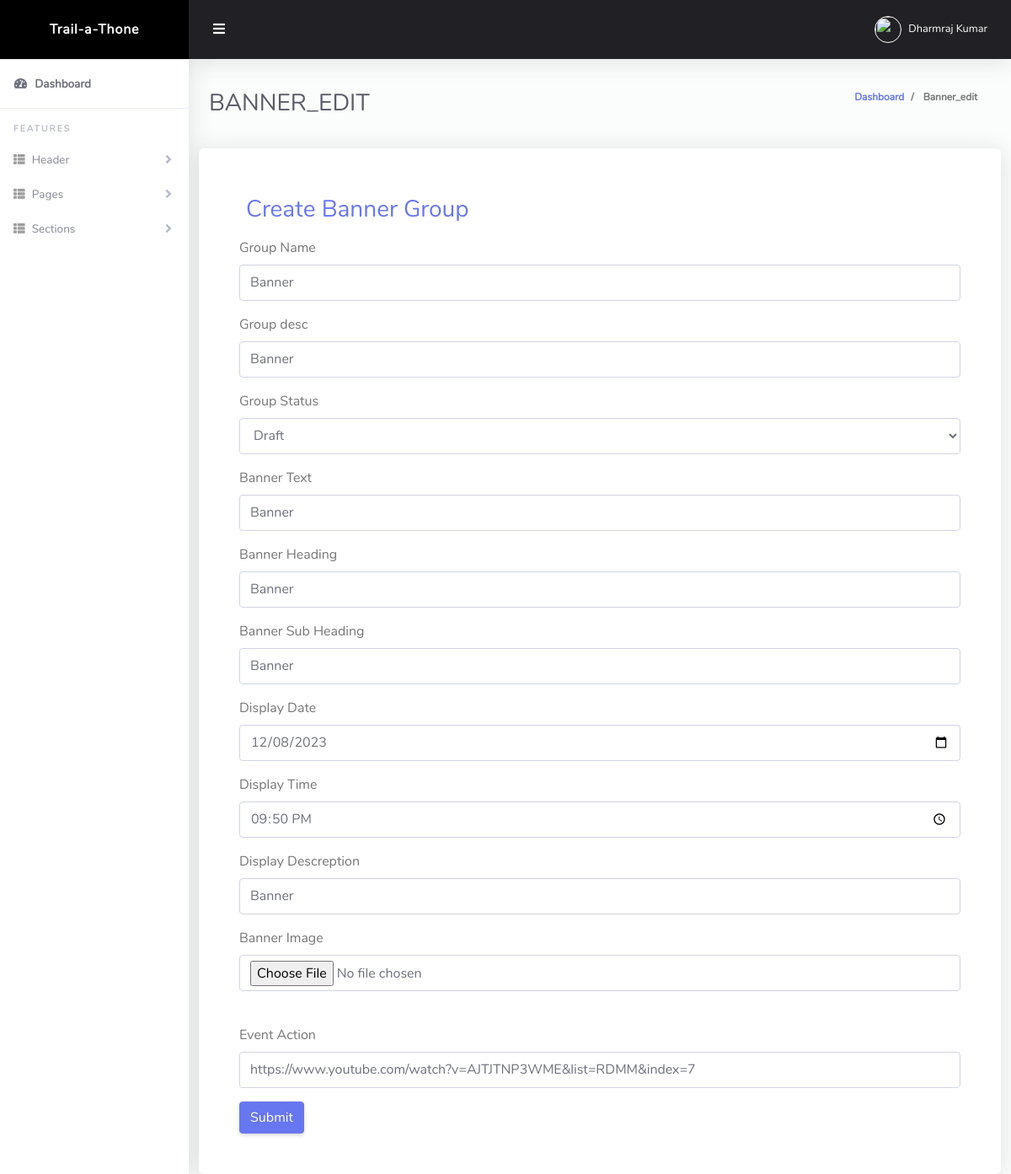
Screenshot of /admin/banner_edit.php?bannerid=14 (signed in) with the database file from the repository.
### tables this page shows
CREATE TABLE `grt_section_group` (
  `id` int(11) NOT NULL,
  `client_id` int(11) NOT NULL,
  `section_id` int(11) NOT NULL,
  `section_group_title` varchar(200) NOT NULL,
  `section_group_desc` varchar(200) NOT NULL,
  `status` tinyint(4) NOT NULL DEFAULT 0,
  `created_date` timestamp NOT NULL DEFAULT current_timestamp(),
  `updated_date` timestamp NOT NULL DEFAULT current_timestamp() ON UPDATE current_timestamp()
);

CREATE TABLE `grt_section_banner` (
  `id` int(11) NOT NULL,
  `section_group_id` int(11) NOT NULL,
  `banner_top_text` varchar(200) NOT NULL,
  `banner_heading` varchar(200) NOT NULL,
  `banner_filename` varchar(500) NOT NULL,
  `banner_sub_heading` varchar(200) NOT NULL,
  `banner_date` varchar(200) NOT NULL,
  `banner_time` varchar(200) NOT NULL,
  `banner_desc` varchar(500) NOT NULL,
  `banner_bnt_action` varchar(600) NOT NULL,
  `created_date` timestamp NOT NULL DEFAULT current_timestamp(),
  `updated_date` timestamp NOT NULL DEFAULT current_timestamp() ON UPDATE current_timestamp()
);

### admin/config/class.php (called while the page is built, shortened)
<?php
class Db_functions
{
    private $servername = "localhost";
    private $username = "root";
    private $password = "";
    private $db_name = "grt_cms";
    protected $conn = "";
    public function __construct()
    {
        $this->conn = new mysqli($this->servername, $this->username, $this->password, $this->db_name);
    }
    function exe_query($sql_qry)
    {
        $qry = $this->conn->query($sql_qry);
        return $qry;
    }
    function data_fetch($qry)
    {
        $qry_exe = $this->exe_query($qry);
        if (mysqli_num_rows($qry_exe) > 0) {
            while ($data = mysqli_fetch_assoc($qry_exe)) {
                $array[] = $data;
            }
        } else {
            $array = 0;
        }
        return $array;
    }
}

### admin/banner_edit.php (the view, shortened to what this page needs)
<?php
include "./header.php";
if (isset($_GET['bannerid'])) {
    $bannerid = $_GET['bannerid'];
} else {
    echo "<script>
    window.location.href='./add_section';
    </script>";
}
$banner_edit = new Db_functions();
$qry_banner = "SELECT * FROM grt_section_banner WHERE id= $bannerid ";
$qry_banner_res = $banner_edit->data_fetch($qry_banner);
if ($qry_banner_res != 0) {
    foreach ($qry_banner_res as $key => $value) {
        $banner_text = $value['banner_top_text'];
        $banner_heading = $value['banner_heading'];
        $banner_filename = $value['banner_filename'];
        $banner_sub_heading = $value['banner_sub_heading'];
        $banner_date = $value['banner_date'];
        $banner_time = $value['banner_time'];
        $banner_desc = $value['banner_desc'];
        $banner_bnt_action = $value['banner_bnt_action'];
    }
    $get_group_name = "SELECT * FROM grt_section_group WHERE id= $value[section_group_id]";
    $get_group_name_res = $banner_edit->data_fetch($get_group_name);
    if ($get_group_name_res != 0) {
        $banner_group_name = $get_group_name_res[0]['section_group_title'];
        $section_group_desc = $get_group_name_res[0]['section_group_desc'];
        $status = $get_group_name_res[0]['status'];
    }
}
?>
<div class="row">
    <div class="card col-lg-12 px-5 py-5">
        <div class="mx-2 my-2 text-primary">
            <h3>Create Banner Group</h3>
        </div>
        <form action="./banner_backend.php" method="POST" enctype="multipart/form-data">
            <div class="form-group">
                <label for="exampleInputEmail1"> Group Name</label>
                <input value="<?= $banner_group_name ?>" name="group_name" required="" type="text" class="form-control"
                    id="group_title" aria-describedby="emailHelp" placeholder="Group Name">
            </div>
            <div class="form-group">
                <label for="exampleInputEmail1">Group desc</label>
                <input value="<?= $section_group_desc ?>" name="group_desc" required="" type="text" class="form-control"
                    id="group_desc" aria-describedby="emailHelp" placeholder="Group Short Desc">
            </div>
            <div class="form-group">
                <label for="exampleInputEmail1">Group Status</label>
                <select name="banner_status" class="form-control" id="group_status">
                    <option <?= $status == 1 ? "selected" : "" ?> value="1">Draft</option>
                </select>
            </div>
            <div class="form-group">
                <label for="exampleInputEmail1">Banner Text</label>
                <input value="<?= urldecode($banner_text) ?>" name="banner_text" required="" type="text"
                    class="form-control" id="group_desc" aria-describedby="emailHelp" placeholder="Text">
            </div>
            <div class="form-group">
                <label for="exampleInputEmail1">Banner Heading</label>
                <input value="<?= urldecode($banner_heading) ?>" name="banner_heading" required="" type="text"
                    class="form-control" id="group_desc" aria-describedby="emailHelp" placeholder="Heading">
            </div>
            <div class="form-group">
                <label for="exampleInputEmail1">Banner Sub Heading</label>
                <input value="<?= urldecode($banner_sub_heading) ?>" name="banner_sub_heading" required="" type="text"
                    class="form-control" id="group_desc" aria-describedby="emailHelp" placeholder="Sub-Heading">
            </div>
            <div class="form-group">
                <label for="exampleInputEmail1">Display Date </label>
                <input value="<?= urldecode($banner_date) ?>" name="banner_date" required="" type="date"
                    class="form-control" id="group_desc" aria-describedby="emailHelp" placeholder="Display Date">
            </div>
            <div class="form-group">
                <label for="exampleInputEmail1">Display Time </label>
                <input value="<?= urldecode($banner_time) ?>" name="banner_time" required="" type="time"
                    class="form-control" id="group_desc" aria-describedby="emailHelp" placeholder="Display Time">
            </div>
            <div class="form-group">
                <label for="exampleInputEmail1">Display Descreption </label>
                <input value="<?= urldecode($banner_desc) ?>" name="banner_desc" required="" type="text"
                    class="form-control" id="group_desc" aria-describedby="emailHelp" placeholder="Display Descreption">
            </div>
            <div class="form-group">
                <label for="exampleInputEmail1">Banner Image </label>
                <input value="<?= $banner_filename ?>" name="banner_image" type="File" class="form-control"
                    id="group_desc" aria-describedby="emailHelp" placeholder="Banner Image">
            </div>
            <div class="form-group">
                <label for="exampleInputEmail1">Event Action </label>
                <input value="<?= $banner_bnt_action ?>" name="banner_btn_action" required="" type="url"
                    class="form-control" id="group_desc" aria-describedby="emailHelp" placeholder="URL">
            </div>
            <button type="submit" name="update_banner" class="btn btn-primary">Submit</button>
    </div>
</div>
<?php
include "./footer.php";
?>

### admin/css/admin.css (style rules this page uses)
html { position: relative; min-height: 100%; font-family: Nunito; }
body { height: 100%; }
.card { -webkit-box-shadow: 0 0.15rem 1.75rem 0 rgba(58, 59, 69, 0.15) !important; box-shadow: 0 0.15rem 1.75rem 0 rgba(58, 59, 69, 0.15) !important; }

### rows the page displays
grt_section_group: group_name "Banner", group_desc "Banner", banner_status "Draft"
grt_section_banner: banner_text "Banner", banner_heading "Banner", banner_sub_heading "Banner", banner_date "12/08/2023", banner_time "21:50", banner_desc "Banner", banner_btn_action "https://www.youtube.com/watch?v=AJTJTNP3WME&list=RDMM&index=7"

### other values shown
$_SESSION['user_name'] "Dharmraj Kumar"
$currunt_page "BANNER_EDIT"
$currunt_page "Banner_edit"
